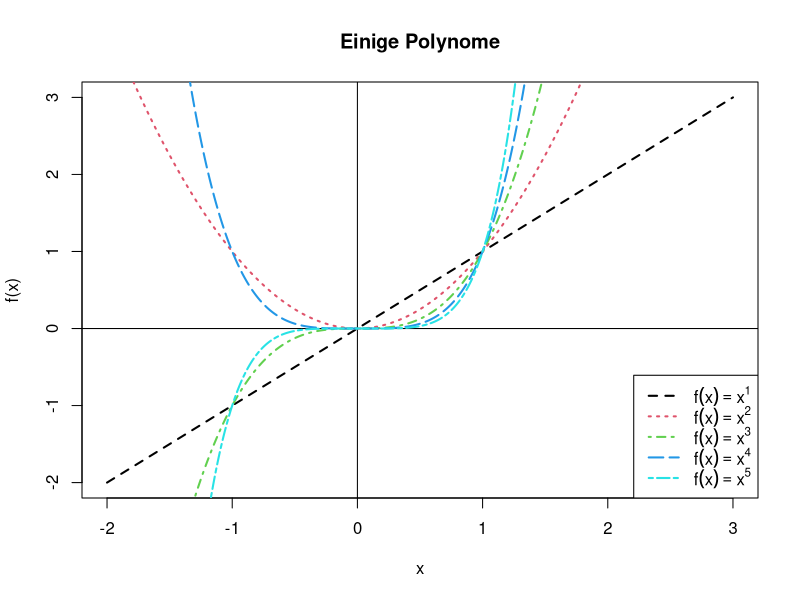
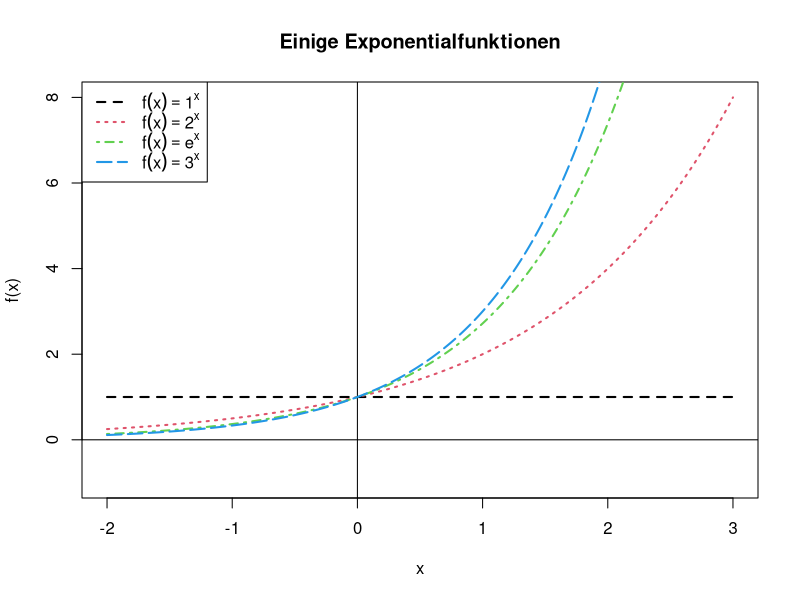
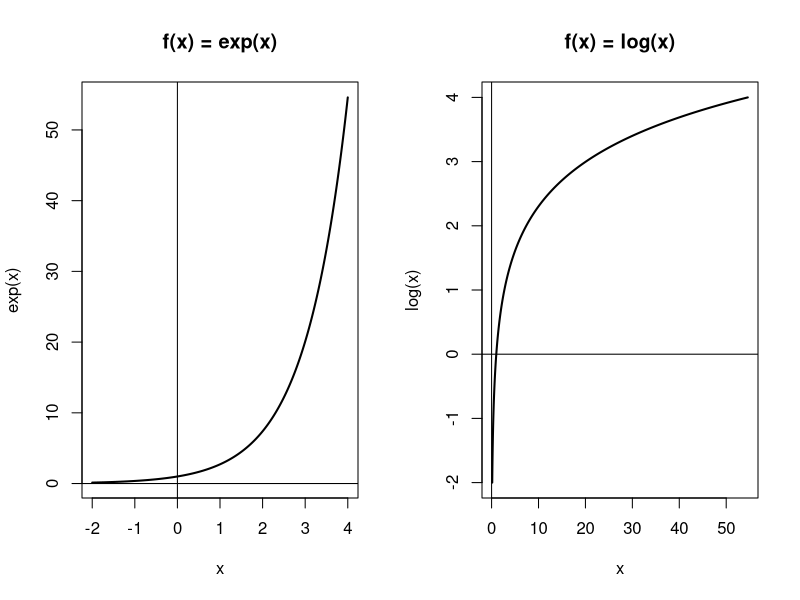
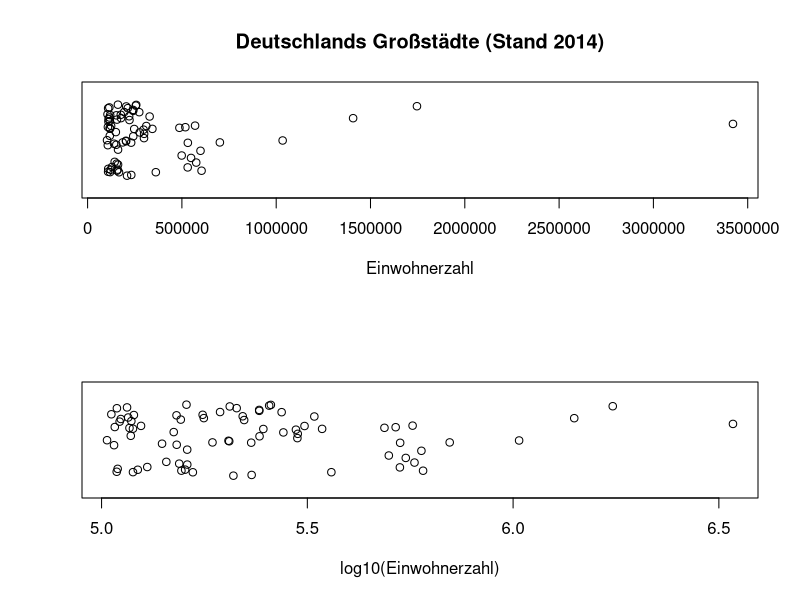

Write R code to recreate these figures, in order.
## ---- chunk 1
pow <- c(1,2,3,4,5)
x <- seq(-2,3, by=0.01)
plot(x, x^pow[1], type="l", lty=2, col=1, xlab="x", ylab="f(x)", main="Einige Polynome", lwd=2)
abline(h=0)
abline(v=0)
for(i in 2:length(pow)){
    p <- pow[i]
    LTY <- i+1
    lines(x, x^pow[i], lty=LTY, lwd=2, col=i)
}
legendtext <- c(
    expression(f(x)==x^1),
    expression(f(x)==x^2),
    expression(f(x)==x^3),
    expression(f(x)==x^4),
    expression(f(x)==x^5)
)
legend("bottomright", lty=2:6, col=1:5, bg="white", legend=legendtext, lwd=2)
## ---- chunk 2
base <- c(1, 2, exp(1), 3)
x <- seq(-2, 3, by=0.01)
plot(x, base[1]^x, type="l", lty=2, col=1, xlab="x", ylab="f(x)", main="Einige Exponentialfunktionen", ylim=c(-1, 8), lwd=2)
abline(h=0)
abline(v=0)
for(i in 2:length(base)){
    lines(x, base[i]^x, lty=i+1, lwd=2, col=i)
}
legendtext <- c(
    expression(f(x)==1^x),
    expression(f(x)==2^x),
    expression(f(x)==e^x),
    expression(f(x)==3^x)
)
legend("topleft", lty=2:5, bg="white", col=1:4, legend=legendtext, lwd=2)
## ---- chunk 3
x <- seq(-2,4,by=0.01)
op <- par(mfrow=c(1,2))
plot(x, exp(x), type="l", lwd=2, main="f(x) = exp(x)")
abline(h=0);abline(v=0)
plot(exp(x), log(exp(x)), type="l", lwd=2, xlab="x", ylab="log(x)", main="f(x) = log(x)")
abline(h=0);abline(v=0)
par(op)
## ---- chunk 4
ppl <- read.csv("data/Statista2_UTF8.csv", header=TRUE)

op <- par(mfrow=c(2,1))
y <- runif(nrow(ppl))
plot(ppl$X2013, y, xlab="Einwohnerzahl", ylab="", yaxt="n", ylim=c(-.25, 1.25), main="Deutschlands Großstädte (Stand 2014)")
plot(log10(ppl$X2013), y, xlab="log10(Einwohnerzahl)", ylab="", yaxt="n", ylim=c(-.25, 1.25))
par(op)
